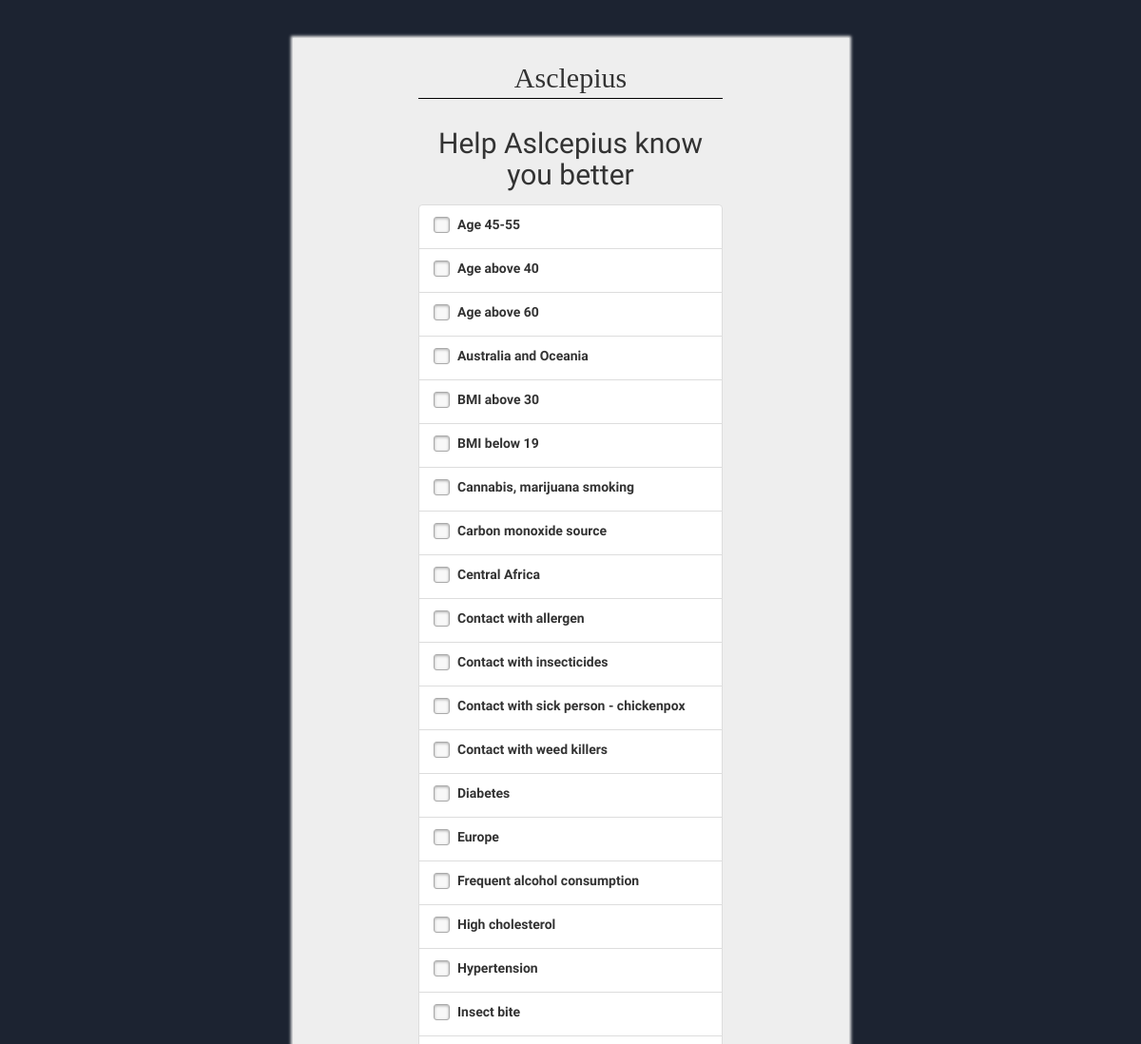
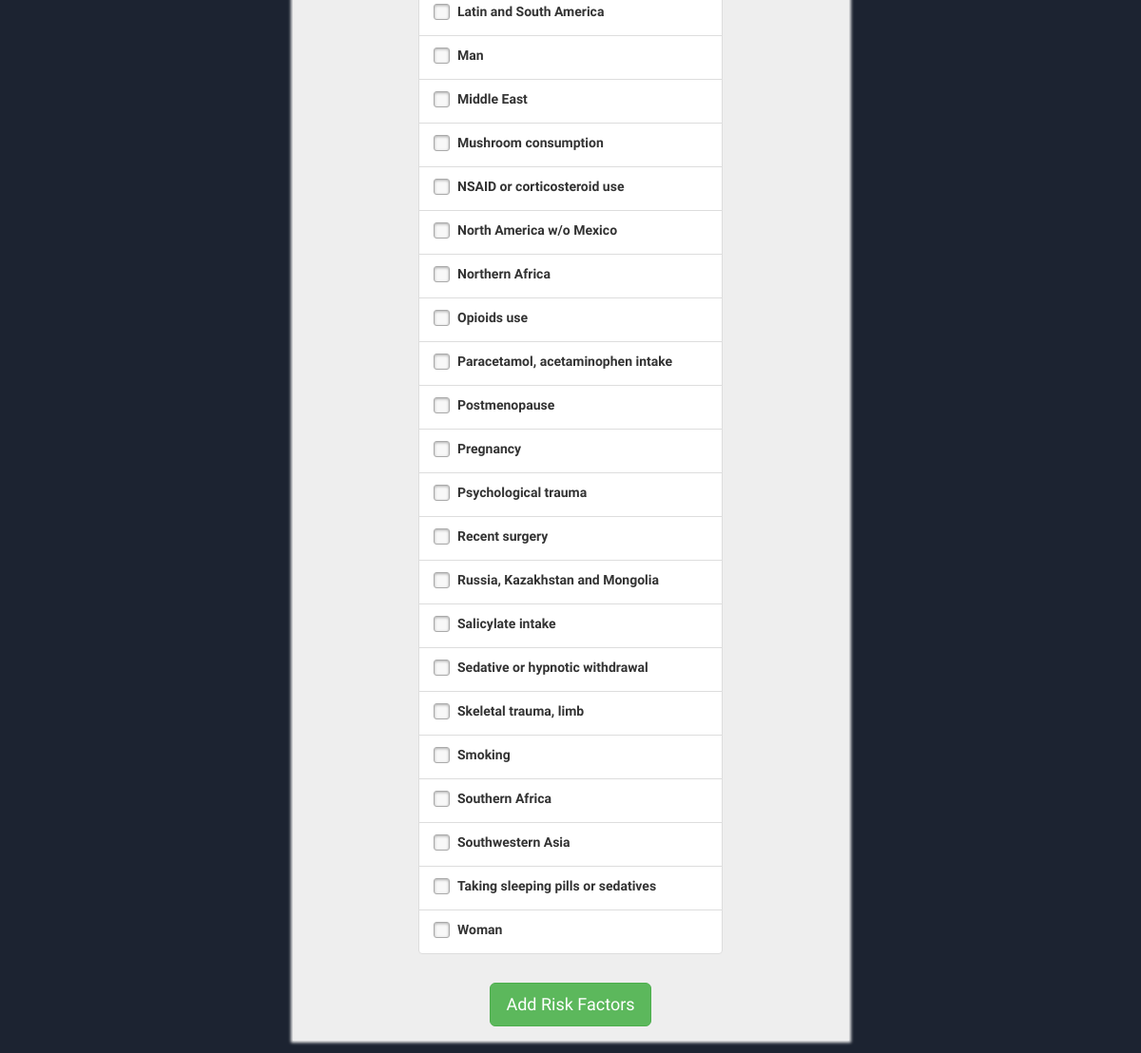
/risk/shantanu.gawde@gmail.com, run on the app's committed database (2 pictures, top to bottom).
### app/models.py (models this page shows, shortened)
class Risk(db.Model):
    __tablename__ = 'risks'
    id = db.Column(db.String(30), primary_key=True)
    name = db.Column(db.String(360), unique=True)

### app/views.py (the view, shortened to what this page needs)
@app.route('/risk/<email>', methods=['GET', 'POST'])
def risk(email):
    form = RisksForm()
    selected_risks = Risk.query.all()
    form.risks_list.choices = [(x.id, x.name) for x in selected_risks]
    user1 = User.query.filter_by(email=email).first()
    return render_template('risks.html', email=email, form=form, i=0)

### app/forms.py
class RisksForm(Form):
    risks_list = MultiCheckboxField('Risks')

### app/views.py (called while the page is built)
@app.before_request
def before_request():
    g.user = current_user

### app/templates/risks.html (shortened to what this page needs)
<!DOCTYPE html>
<html lang="en">
<head>
    <link rel="stylesheet" href="https://maxcdn.bootstrapcdn.com/bootstrap/3.3.7/css/bootstrap.min.css"
>
    <link href="{{ url_for('static', filename='css/signin.css') }}" rel="stylesheet">
    <link rel="stylesheet" href="{{ url_for('static', filename='css/font-awesome.min.css') }}">
</head>
<body>
<div class="container" style="vertical-align: center; display: none;">
    <div class="row">
        <div class="col-md-offset-3 col-md-6" style="background-color: #eee; box-shadow: 0px 0px 3px 2px rgba(240,240,240,1);">
            <form class="form-signin" action="" method="post" name="risks">
                <h2 class="form-signin-heading" style="font-family: 'Cinzel', serif; border-bottom: 1px solid black; padding-bottom: 5px">
                    Asclepius</h2>
                <h2 class="form-signin-heading" style="padding: 10px">Help Aslcepius know you better</h2>
                <ul class="list-group">
                    {% for risk in form.risks_list %}
                    <li class="list-group-item" style="min-width: 40px">
                        {{ risk(style="margin-right: 15px") }}{{ risk.label }}
                    </li>
                    {% endfor %}
                </ul>
                <div align="center" style="padding: 10px">
                    <input type="submit" class="btn btn-success btn-lg" value="Add Risk Factors">
                </div>
            </form>
        </div>
    </div>
</div>
</body>
</html>

### app/static/css/signin.css (style rules this page uses)
body { padding-top: 40px; padding-bottom: 40px; background-color: #1C2331; font-family: 'Josefin Sans', sans-serif; }
.form-signin { max-width: 330px; padding: 5px; margin: 0 auto; }
.form-signin .form-signin-heading { margin-bottom: 5px; text-align: center; }

### app/templates/risks.html (style rules this page uses)
[type="checkbox"]:not(:checked) + label, [type="checkbox"]:checked + label { position: relative; padding-left: 25px; cursor: pointer; }
[type="checkbox"]:not(:checked) + label:before, [type="checkbox"]:checked + label:before { content: ''; position: absolute; left:0; top: 2px; width: 17px; height: 17px; border: 1px solid #aaa; background: #f8f8f8; border-radius: 3px; box-shadow: inset 0 1px 3px rgba(0,0,0,.3) }
[type="checkbox"]:not(:checked) + label:after, [type="checkbox"]:checked + label:after { content: '✔'; position: absolute; top: 3px; left: 4px; font-size: 18px; line-height: 0.8; color: #990000; transition: all .2s; }
[type="checkbox"]:not(:checked) + label:after { opacity: 0; transform: scale(0); }

### data on the page
Risk: label "Age 45-55"
Risk: label "Age above 40"
Risk: label "Age above 60"
Risk: label "Australia and Oceania"
Risk: label "BMI above 30"
Risk: label "BMI below 19"
Risk: label "Cannabis, marijuana smoking"
Risk: label "Carbon monoxide source"
Risk: label "Central Africa"
Risk: label "Contact with allergen"
Risk: label "Contact with insecticides"
Risk: label "Contact with sick person - chickenpox"
Risk: label "Contact with weed killers"
Risk: label "Diabetes"
Risk: label "Europe"
Risk: label "Frequent alcohol consumption"
Risk: label "High cholesterol"
Risk: label "Hypertension"
Risk: label "Insect bite"
Risk: label "Latin and South America"
Risk: label "Man"
Risk: label "Middle East"
Risk: label "Mushroom consumption"
Risk: label "NSAID or corticosteroid use"
Risk: label "North America w/o Mexico"
Risk: label "Northern Africa"
Risk: label "Opioids use"
Risk: label "Paracetamol, acetaminophen intake"
Risk: label "Postmenopause"
Risk: label "Pregnancy"
Risk: label "Psychological trauma"
Risk: label "Recent surgery"
Risk: label "Russia, Kazakhstan and Mongolia"
Risk: label "Salicylate intake"
Risk: label "Sedative or hypnotic withdrawal"
Risk: label "Skeletal trauma, limb"
Risk: label "Smoking"
Risk: label "Southern Africa"
Risk: label "Southwestern Asia"
Risk: label "Taking sleeping pills or sedatives"
Risk: label "Woman"
